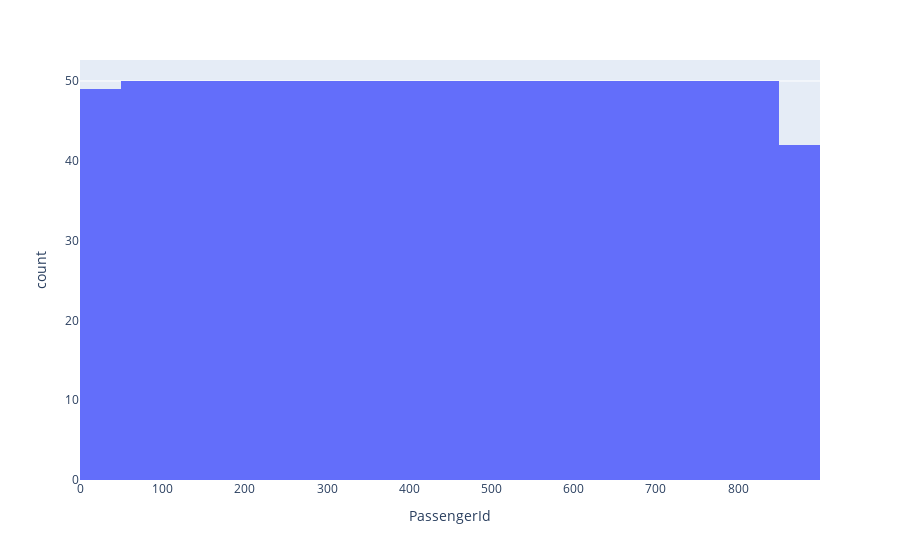
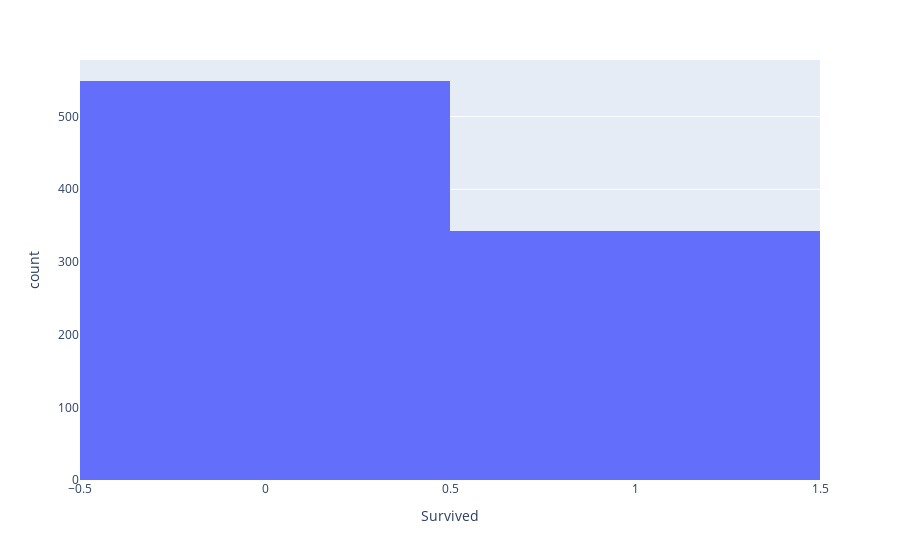
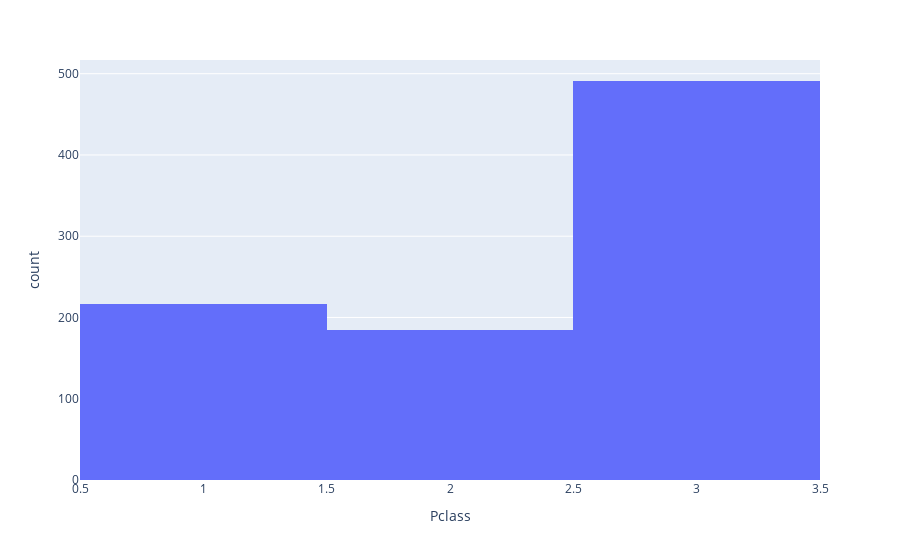
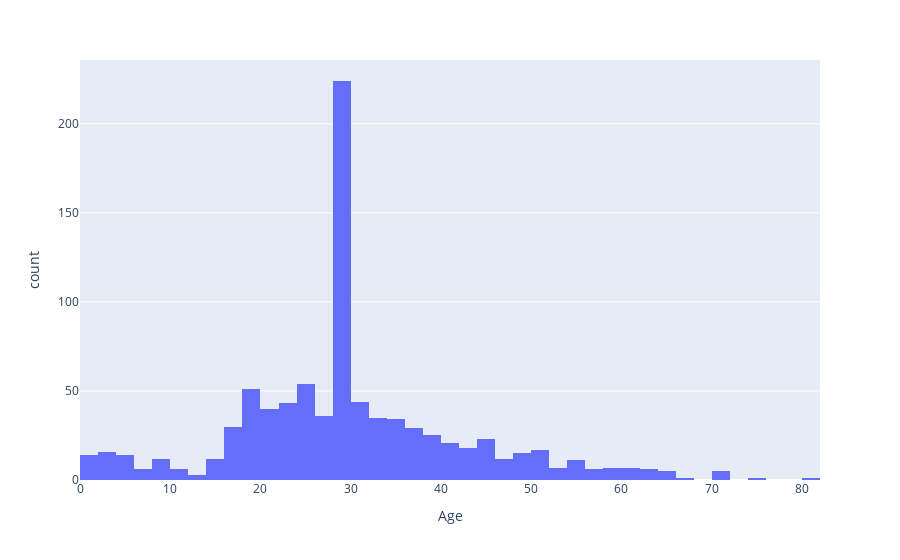

The cell these charts' notebook holds for them, in order:
### Code cell
for col in numeric_col:
    fig = px.histogram(data_frame= df ,x=col)
    fig.show()

### Figure 1 — Plotly figure (JSON) as saved in the notebook; plotly's stock layout.template omitted (floating-point values rounded to 4 significant figures; data arrays with more than 128 entries replaced by an {"elided": "..."} marker saying what was removed)
{"data": [{"alignmentgroup": "True", "bingroup": "x", "hovertemplate": "PassengerId=%{x}<br>count=%{y}<extra></extra>", "legendgroup": "", "marker": {"color": "#636efa", "pattern": {"shape": ""}}, "name": "", "offsetgroup": "", "orientation": "v", "showlegend": false, "type": "histogram", "x": {"elided": "891 int values"}, "xaxis": "x", "yaxis": "y"}], "layout": {"barmode": "relative", "legend": {"tracegroupgap": 0}, "margin": {"t": 60}, "xaxis": {"anchor": "y", "domain": [0, 1], "title": {"text": "PassengerId"}}, "yaxis": {"anchor": "x", "domain": [0, 1], "title": {"text": "count"}}}}

### Figure 2 — Plotly figure (JSON) as saved in the notebook; plotly's stock layout.template omitted (floating-point values rounded to 4 significant figures; data arrays with more than 128 entries replaced by an {"elided": "..."} marker saying what was removed)
{"data": [{"alignmentgroup": "True", "bingroup": "x", "hovertemplate": "Survived=%{x}<br>count=%{y}<extra></extra>", "legendgroup": "", "marker": {"color": "#636efa", "pattern": {"shape": ""}}, "name": "", "offsetgroup": "", "orientation": "v", "showlegend": false, "type": "histogram", "x": {"elided": "891 int values"}, "xaxis": "x", "yaxis": "y"}], "layout": {"barmode": "relative", "legend": {"tracegroupgap": 0}, "margin": {"t": 60}, "xaxis": {"anchor": "y", "domain": [0, 1], "title": {"text": "Survived"}}, "yaxis": {"anchor": "x", "domain": [0, 1], "title": {"text": "count"}}}}

### Figure 3 — Plotly figure (JSON) as saved in the notebook; plotly's stock layout.template omitted (floating-point values rounded to 4 significant figures; data arrays with more than 128 entries replaced by an {"elided": "..."} marker saying what was removed)
{"data": [{"alignmentgroup": "True", "bingroup": "x", "hovertemplate": "Pclass=%{x}<br>count=%{y}<extra></extra>", "legendgroup": "", "marker": {"color": "#636efa", "pattern": {"shape": ""}}, "name": "", "offsetgroup": "", "orientation": "v", "showlegend": false, "type": "histogram", "x": {"elided": "891 int values"}, "xaxis": "x", "yaxis": "y"}], "layout": {"barmode": "relative", "legend": {"tracegroupgap": 0}, "margin": {"t": 60}, "xaxis": {"anchor": "y", "domain": [0, 1], "title": {"text": "Pclass"}}, "yaxis": {"anchor": "x", "domain": [0, 1], "title": {"text": "count"}}}}

### Figure 4 — Plotly figure (JSON) as saved in the notebook; plotly's stock layout.template omitted (floating-point values rounded to 4 significant figures; data arrays with more than 128 entries replaced by an {"elided": "..."} marker saying what was removed)
{"data": [{"alignmentgroup": "True", "bingroup": "x", "hovertemplate": "Age=%{x}<br>count=%{y}<extra></extra>", "legendgroup": "", "marker": {"color": "#636efa", "pattern": {"shape": ""}}, "name": "", "offsetgroup": "", "orientation": "v", "showlegend": false, "type": "histogram", "x": {"elided": "891 float values"}, "xaxis": "x", "yaxis": "y"}], "layout": {"barmode": "relative", "legend": {"tracegroupgap": 0}, "margin": {"t": 60}, "xaxis": {"anchor": "y", "domain": [0, 1], "title": {"text": "Age"}}, "yaxis": {"anchor": "x", "domain": [0, 1], "title": {"text": "count"}}}}
